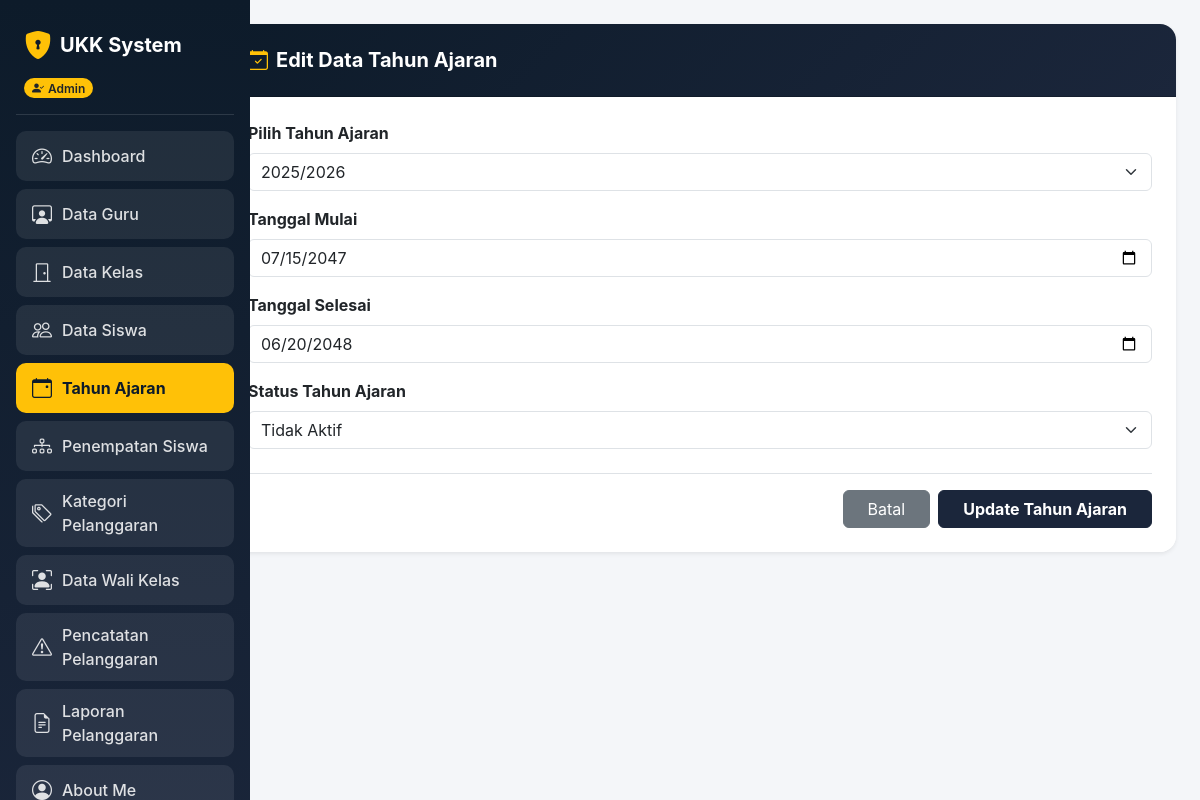
Page /tahun_ajaran/tahun_ajaran_edit.php?id=47 (signed in) on the committed database.
### tables this page shows
CREATE TABLE `t_tahun_ajaran` (
  `id` int(11) NOT NULL,
  `nama` varchar(20) DEFAULT NULL,
  `tanggal_mulai` date NOT NULL,
  `tanggal_selesai` date NOT NULL,
  `status` varchar(20) NOT NULL,
  `created_at` timestamp NOT NULL DEFAULT current_timestamp(),
  `updated_at` timestamp NOT NULL DEFAULT current_timestamp()
);

### tahun_ajaran/tahun_ajaran_edit.php (the view, shortened to what this page needs)
<?php
include '../koneksi.php';
$role = $_SESSION['role'];
$id = $_GET['id'] ?? '';
$id = mysqli_real_escape_string($koneksi, $id);
$q_data = mysqli_query($koneksi, "SELECT * FROM t_tahun_ajaran WHERE id = '$id'");
$data   = mysqli_fetch_assoc($q_data);
?>
<!DOCTYPE html>
<html lang="id">
<head>
  <link href="https://cdn.jsdelivr.net/npm/bootstrap@5.3.0/dist/css/bootstrap.min.css" rel="stylesheet">
  <link rel="stylesheet" href="https://cdn.jsdelivr.net/npm/bootstrap-icons@1.11.1/font/bootstrap-icons.css">
</head>
<body>
  <div class="container-fluid">
    <div class="row">
      <div class="col-md-3 col-lg-2 sidebar p-3 text-white">
        <div class="d-flex align-items-center gap-2 mb-2 px-2 mt-2">
          <i class="bi bi-shield-lock-fill fs-3 text-warning"></i>
          <h4 class="mb-0 fw-bold fs-5">UKK System</h4>
        </div>
        <div class="px-2 mb-3">
          <span class="badge bg-warning text-dark px-2 py-1 rounded-pill fw-semibold"><i class="bi bi-person-check-fill me-1"></i><?= $role; ?></span>
        </div>
        <hr class="text-white-50">
        <ul class="nav flex-column mb-auto">
          <li class="nav-item"><a href="../dashboard.php?tab=menu1" class="nav-link-custom"><i class="bi bi-speedometer2 fs-5"></i><span>Dashboard</span></a></li>
          <li class="nav-item"><a href="../dashboard.php?tab=menu2" class="nav-link-custom"><i class="bi bi-person-workspace fs-5"></i><span>Data Guru</span></a></li>
          <li class="nav-item"><a href="../dashboard.php?tab=menu3" class="nav-link-custom"><i class="bi bi-door-closed fs-5"></i><span>Data Kelas</span></a></li>
          <li class="nav-item"><a href="../dashboard.php?tab=menu4" class="nav-link-custom"><i class="bi bi-people fs-5"></i><span>Data Siswa</span></a></li>
          <li class="nav-item"><a href="../dashboard.php?tab=menu5" class="nav-link-custom" style="background-color: #ffc107; color: #0d1b2a; font-weight: 700;"><i class="bi bi-calendar-event fs-5"></i><span>Tahun Ajaran</span></a></li>
          <li class="nav-item"><a href="../dashboard.php?tab=menu6" class="nav-link-custom"><i class="bi bi-diagram-3 fs-5"></i><span>Penempatan Siswa</span></a></li>
          <li class="nav-item"><a href="../dashboard.php?tab=menu7" class="nav-link-custom"><i class="bi bi-tags fs-5"></i><span>Kategori Pelanggaran</span></a></li>
          <li class="nav-item"><a href="../dashboard.php?tab=menu8" class="nav-link-custom"><i class="bi bi-person-bounding-box fs-5"></i><span>Data Wali Kelas</span></a></li>
          <li class="nav-item"><a href="../dashboard.php?tab=menu9" class="nav-link-custom"><i class="bi bi-exclamation-triangle fs-5"></i><span>Pencatatan Pelanggaran</span></a></li>
          <li class="nav-item"><a href="../dashboard.php?tab=menu10" class="nav-link-custom"><i class="bi bi-file-earmark-text fs-5"></i><span>Laporan Pelanggaran</span></a></li>
          <li class="nav-item"><a href="../dashboard.php?tab=menu_about" class="nav-link-custom"><i class="bi bi-person-circle fs-5"></i><span>About Me</span></a></li>
        </ul>
      </div>
      <main class="col-md-9 col-lg-10 p-4 ms-auto">
        <div class="container-fluid px-0">
          <form action="" method="POST">
            <div class="card shadow-sm border-0 rounded-4 overflow-hidden w-100">
              <div class="card-header text-white p-4" style="background: linear-gradient(135deg, #0d1b2a 0%, #1b263b 100%);">
                <h5 class="mb-0 fw-bold"><i class="bi bi-calendar-check me-2 text-warning"></i>Edit Data Tahun Ajaran</h5>
              </div>
              <div class="card-body p-4 bg-white">
                <div class="mb-3">
                  <label class="form-label fw-bold">Pilih Tahun Ajaran</label>
                  <select name="nama" class="form-select" required>
                    <option value="2025/2026" <?= (($data['nama'] ?? '') == '2025/2026') ? 'selected' : ''; ?>>2025/2026</option>
                  </select>
                </div>
                <div class="mb-3">
                  <label class="form-label fw-bold">Tanggal Mulai</label>
                  <input type="date" name="tanggal_mulai" class="form-control" value="<?= htmlspecialchars($data['tanggal_mulai'] ?? ''); ?>" required>
                </div>
                <div class="mb-3">
                  <label class="form-label fw-bold">Tanggal Selesai</label>
                  <input type="date" name="tanggal_selesai" class="form-control" value="<?= htmlspecialchars($data['tanggal_selesai'] ?? ''); ?>" required>
                </div>
                <div class="mb-4">
                  <label class="form-label fw-bold">Status Tahun Ajaran</label>
                  <select name="status" class="form-select" required>
                    <option value="Tidak Aktif" <?= (($data['status'] ?? '') == 'Tidak Aktif') ? 'selected' : ''; ?>>Tidak Aktif</option>
                  </select>
                </div>
                <div class="pt-3 border-top d-flex gap-2 justify-content-end">
                  <a href="../dashboard.php?tab=menu5" class="btn btn-secondary px-4">Batal</a>
                  <button type="submit" name="update" class="btn text-white px-4 fw-bold" style="background-color: #1b263b; border-color: #1b263b;">Update Tahun Ajaran</button>
                </div>
              </div>
            </div>
          </form>
        </div>
      </main>
    </div>
  </div>
</body>
</html>

### tahun_ajaran/tahun_ajaran_edit.php (style rules this page uses)
body { font-family: 'Inter', sans-serif; background-color: #f4f6f9; color: #333; }
.sidebar { background: linear-gradient(180deg, #0d1b2a 0%, #1b263b 100%); min-height: 100vh; position: fixed; top: 0; left: 0; width: 250px; z-index: 1000; }
.sidebar .nav-link-custom { color: rgba(255, 255, 255, 0.85); background-color: rgba(255, 255, 255, 0.08); border-radius: 10px; padding: 10px 16px; margin-bottom: 8px; font-weight: 500; display: flex; align-items: center; gap: 10px; text-decoration: none; }
main { margin-left: 250px; }

### rows in the picture
t_tahun_ajaran: tanggal_mulai "07/15/2047", tanggal_selesai "06/20/2048", status "Tidak Aktif"

### other values in the picture
$role "Admin"
